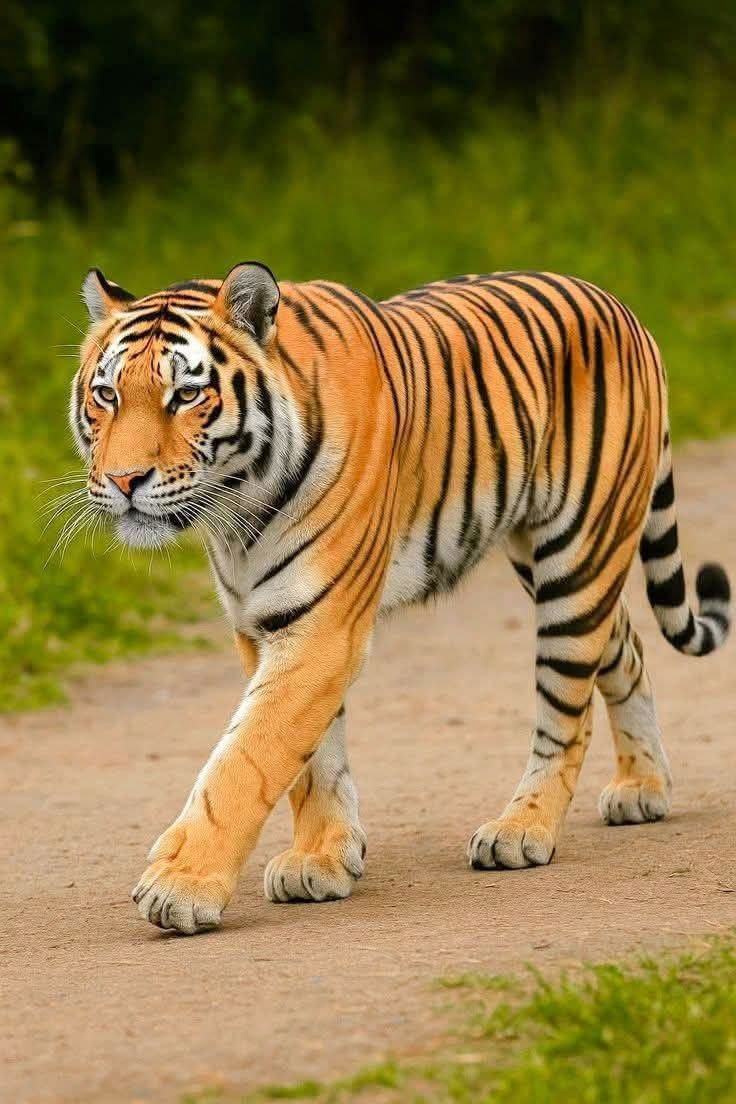
#> input picture download (1).jpg, 736 x 1104 px
$ jupyter execute 'Ex 6.ipynb'   (older library calls are emulated)
#> lines starting #> are read from the running program, lines starting #| are printed output that depends on the picture; after the words box and inside, x2 and y2 are one past the last pixel; in counts of white or black regions, pixels touching at a corner belong together
# EXp 6: EDGE DETECTION
# Name: SAADHANA A
# Reg No : 212225240126

[cell 1]
import cv2
import numpy as np
import matplotlib.pyplot as plt
image = cv2.imread('download (1).jpg')
#> image is the input picture: shape (1104, 736, 3); mean B, G, R 66.2, 121, 142.1
gray_image = cv2.cvtColor(image, cv2.COLOR_BGR2GRAY)
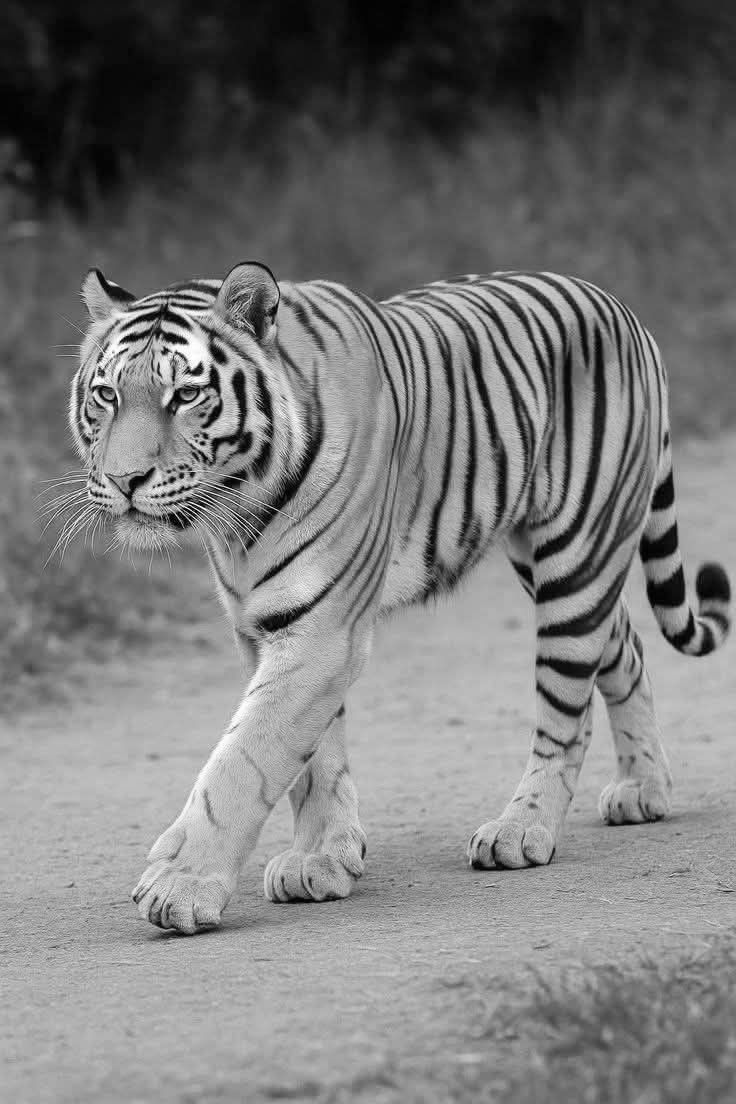
#> gray_image: shape (1104, 736); min 0, max 255, mean 121
plt.imshow(cv2.cvtColor(image, cv2.COLOR_BGR2RGB))
plt.title('Original Image')
plt.axis('off')

[cell 2]
sobel_x = cv2.Sobel(gray_image, cv2.CV_64F, 1, 0, ksize=5)
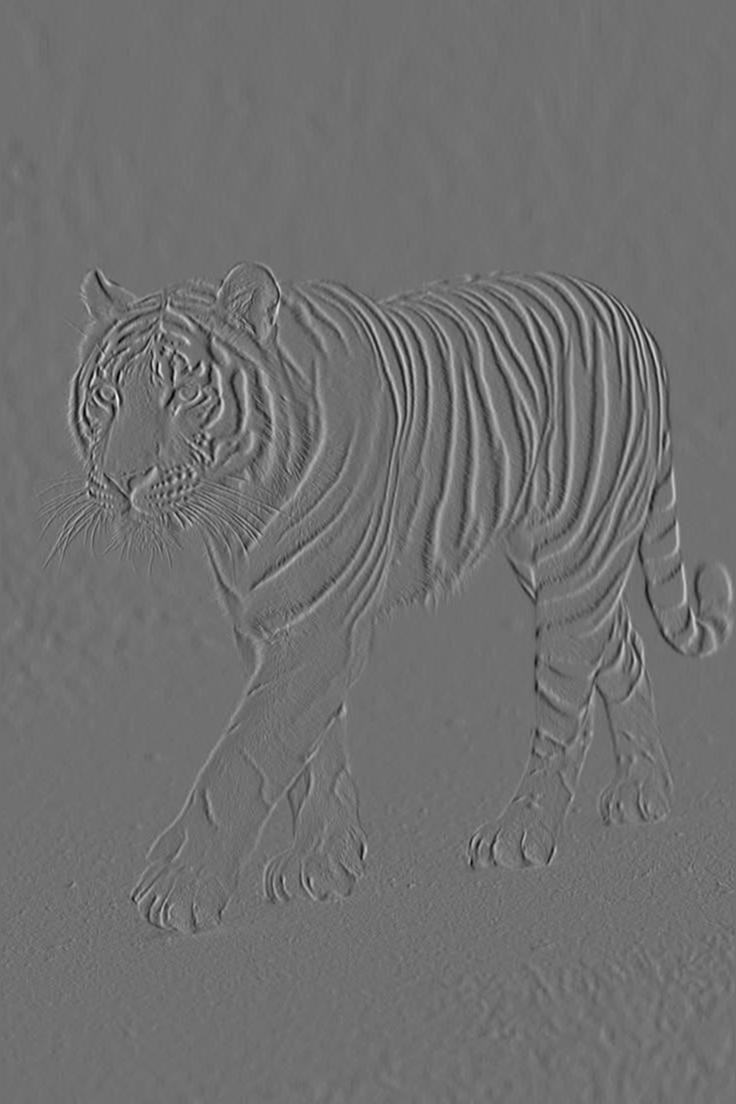
#> sobel_x: shape (1104, 736) float64; min -8192, max 10385, mean 2.1; drawn with min black and max white
sobel_y = cv2.Sobel(gray_image, cv2.CV_64F, 0, 1, ksize=5)
sobel_combined = cv2.magnitude(sobel_x, sobel_y)
plt.imshow(sobel_combined, cmap='gray')
plt.title('Sobel Edge Detection')
plt.axis('off')

[cell 3]
prewitt_x = cv2.Sobel(gray_image, cv2.CV_64F, 1, 0, ksize=3)
prewitt_y = cv2.Sobel(gray_image, cv2.CV_64F, 0, 1, ksize=3)
prewitt = abs(prewitt_x) + abs(prewitt_y)
plt.imshow(prewitt, cmap='gray')
plt.title('Prewitt Edge Detector')
plt.axis('off')
plt.show()

[cell 4]
roberts_x = cv2.filter2D(gray_image, cv2.CV_64F, np.array([[1, 0], [0, -1]]))
roberts_y = cv2.filter2D(gray_image, cv2.CV_64F, np.array([[0, 1], [-1, 0]]))
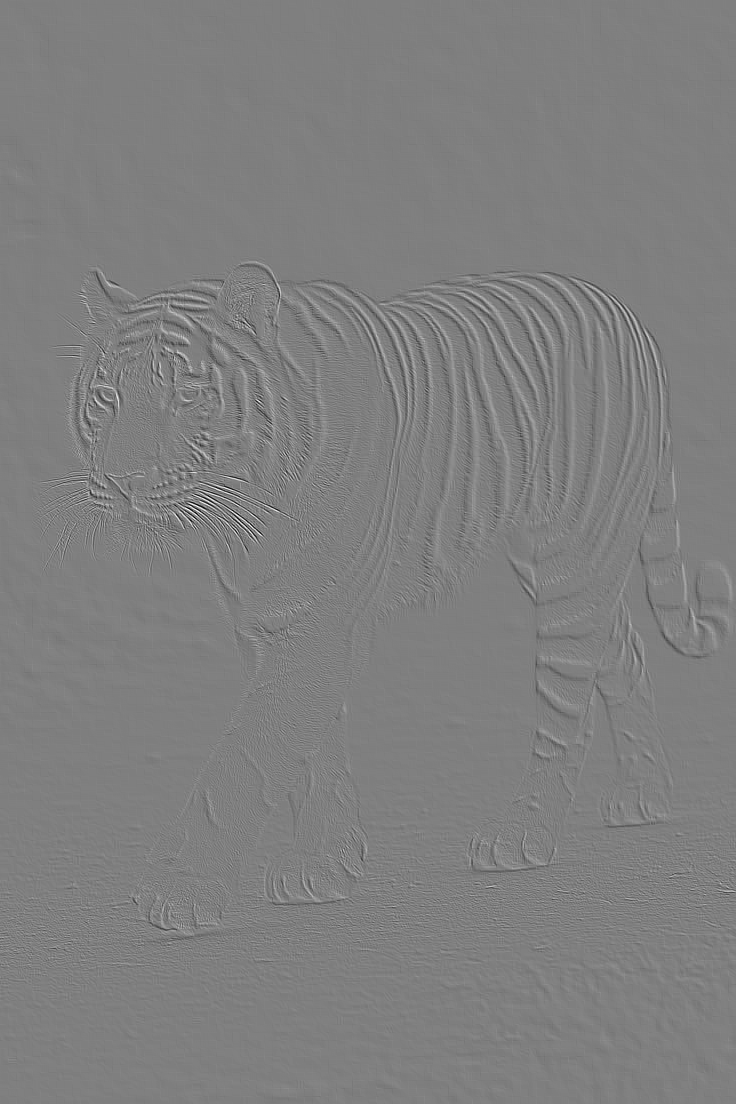
#> roberts_y: shape (1104, 736) float64; min -247, max 247, mean -0.1; drawn with min black and max white
roberts = abs(roberts_x) + abs(roberts_y)
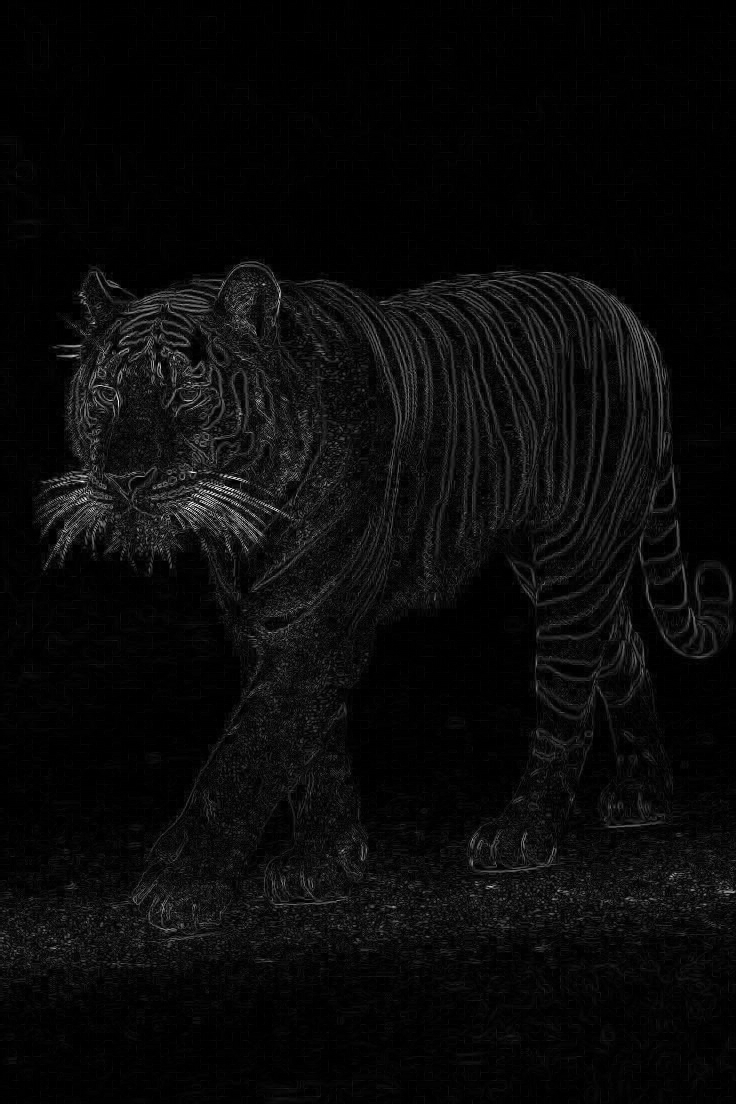
#> roberts: shape (1104, 736) float64; min 0, max 390, mean 16.1; drawn with min black and max white
plt.imshow(roberts, cmap='gray')
plt.title('Roberts Edge Detector')
plt.axis('off')
plt.show()

[cell 5]
laplacian = cv2.Laplacian(gray_image, cv2.CV_64F)
limit = np.percentile(np.abs(laplacian), 95)
#> limit = 68
plt.imshow(laplacian, cmap='gray', vmin=-limit, vmax=limit)
plt.title('Laplacian Edge Detection')
plt.axis('off')
plt.show()

[cell 6]
canny_edges = cv2.Canny(gray_image, 50, 150)
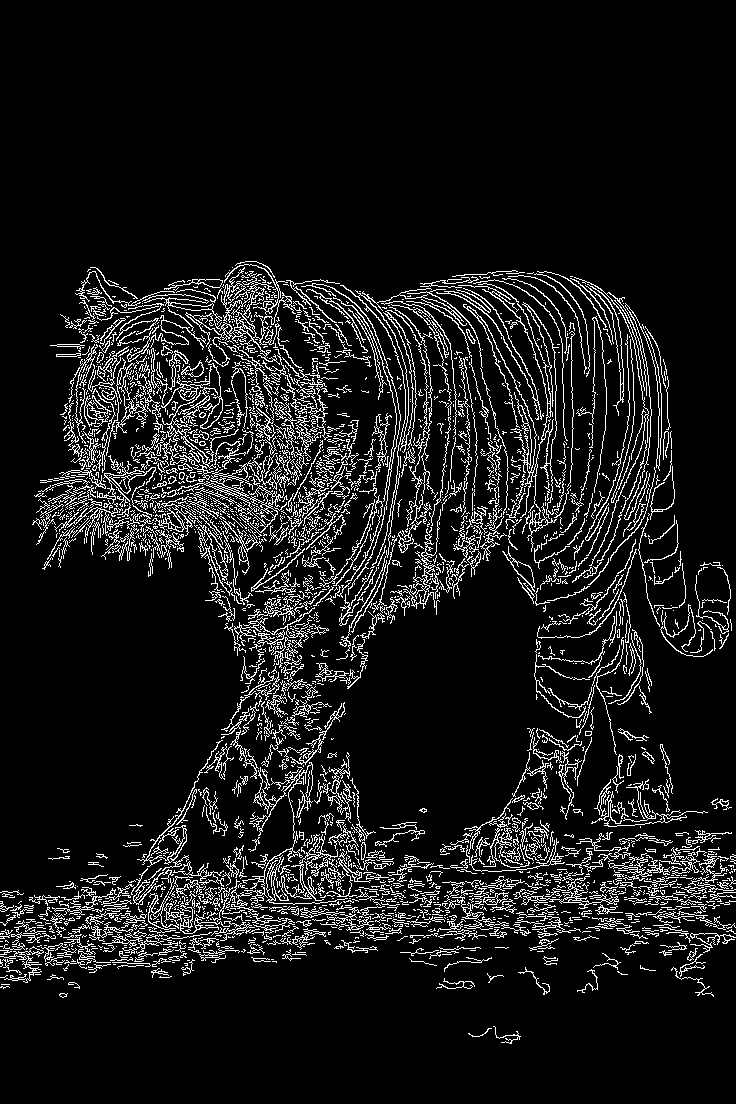
#> canny_edges: shape (1104, 736); 9.4% white in thin lines or dots, all inside (x1, y1, x2, y2) = (0, 261, 736, 1044)
plt.imshow(canny_edges, cmap='gray')
plt.title('Canny Edge Detection')
plt.axis('off')
